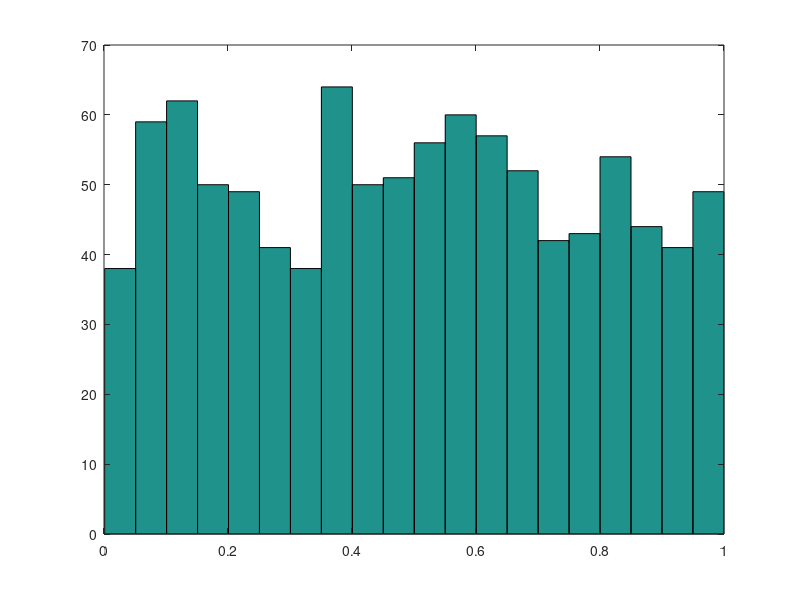

This figure's MATLAB source: (Note: this script raises an error after producing the figure.)
R = rand(1,1000);
% subplot(2,1,1);
hist(R,20);
Z = ceil(1000*rand(6,1000));
for k = 1:1000
    kk = Z(:,k);
    Y(k) = (R(kk(1)+R(kk(2))+R(kk(3)))+...
        R(kk(4))+R(kk(5))+R(kk(6)))/6;
end
% subplot(2,1,2);
% hist(Y,20);

        